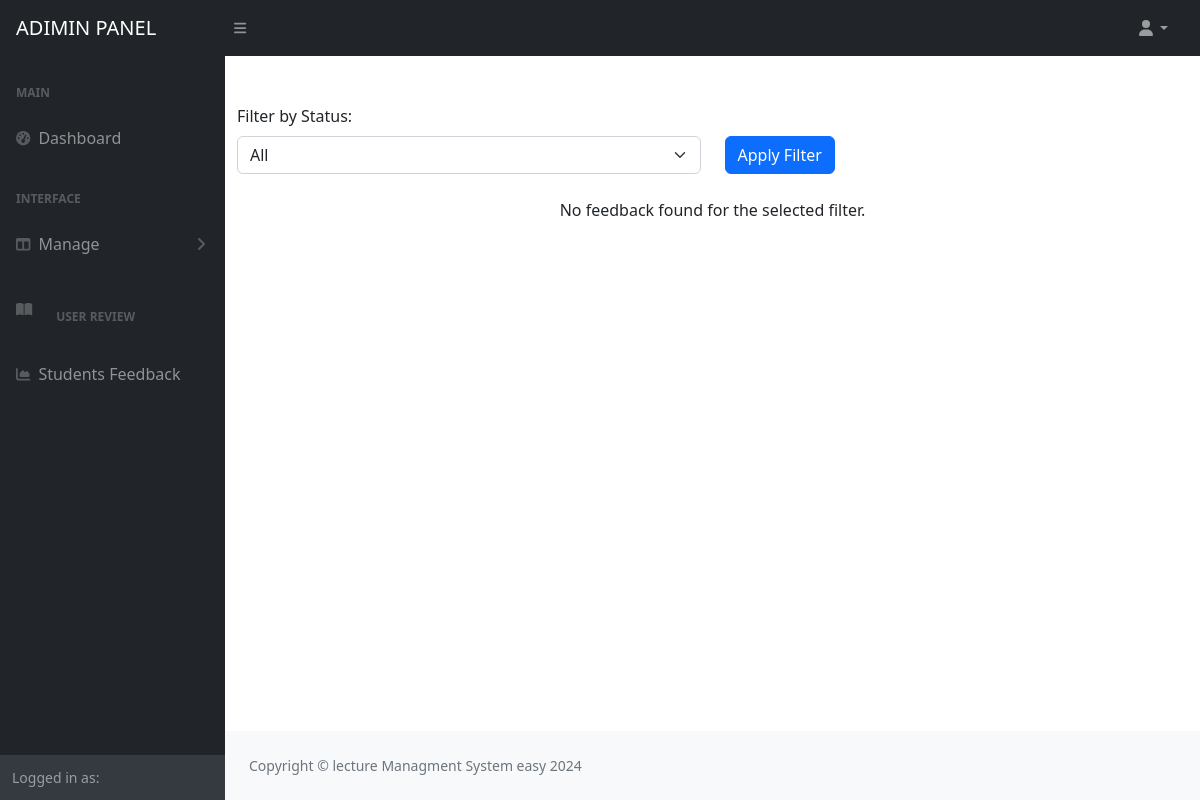
The page /learning-mangement-system/pages/admin/student_feedback.php on the database as committed earlier.
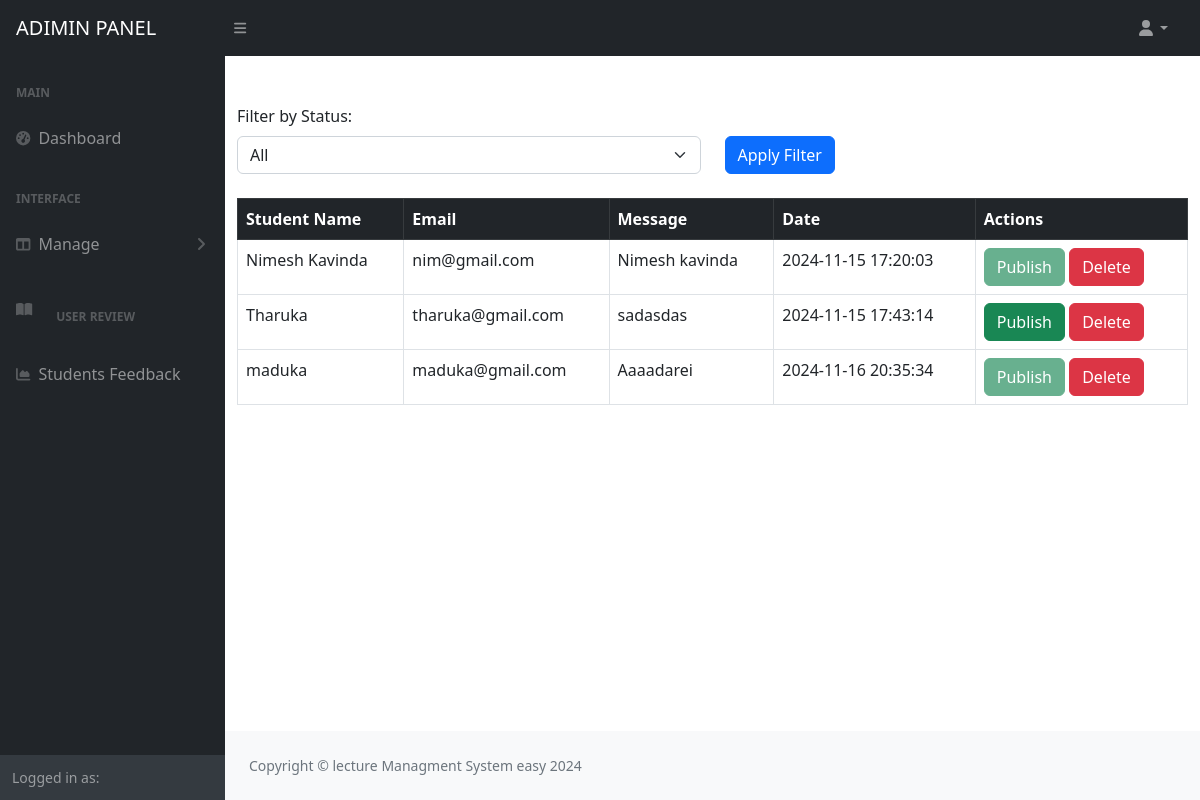
The same page on the database as committed later.
### tables this page shows
CREATE TABLE `feedback` (
  `f_id` int NOT NULL AUTO_INCREMENT,
  `f_name` varchar(255) NOT NULL,
  `f_email` varchar(255) NOT NULL,
  `comment` varchar(255) NOT NULL,
  `create_date` timestamp NULL DEFAULT CURRENT_TIMESTAMP,
  `status` int NOT NULL DEFAULT '0',
  PRIMARY KEY (`f_id`),
  UNIQUE KEY `f_email` (`f_email`)
);

### learning-mangement-system/pages/admin/student_feedback.php (the view, shortened to what the changed rows need)
<?php
include_once "../../inc/db_connect.php";
?>
<!DOCTYPE html>
<html lang="en">
<head>
    <link href="css/styles.css" rel="stylesheet" />
</head>
<body>
    <div id="layoutSidenav">
        <div id="layoutSidenav_content">
            <main>
                <div class="container mt-5">
                    <form method="POST" action="" class="mb-4">
                        <div class="row">
                        </div>
                    </form>
                    <?php
                    $query = "SELECT f_id, f_name AS `Student Name`, f_email AS `Email`, comment AS `Message`, create_date AS `Date`, status FROM feedback";
                    $result = $conn->query($query);
                    if ($result->num_rows > 0) {
                    ?>
                        <table class="table table-bordered">
                            <thead class="table-dark">
                                <tr>
                                    <th>Student Name</th>
                                    <th>Email</th>
                                    <th>Message</th>
                                    <th>Date</th>
                                    <th>Actions</th>
                                </tr>
                            </thead>
                            <tbody>
                                <?php
                                while ($row = $result->fetch_assoc()) {
                                ?>
                                    <tr>
                                        <td><?php echo htmlspecialchars($row['Student Name']); ?></td>
                                        <td><?php echo htmlspecialchars($row['Email']); ?></td>
                                        <td><?php echo htmlspecialchars($row['Message']); ?></td>
                                        <td><?php echo htmlspecialchars($row['Date']); ?></td>
                                        <td>
                                            <form method="POST" action="">
                                                <button
                                                    type="submit"
                                                    name="publish"
                                                    class="btn btn-success <?php echo $row['status'] == 1 ? 'disabled' : ''; ?> "
                                                    <?php echo $row['status'] == 1 ? 'disabled' : ''; ?>>
                                                    Publish
                                                </button>
                                                <button
                                                    type="submit"
                                                    name="delete"
                                                    class="btn btn-danger">
                                                    Delete
                                                </button>
                                            </form>
                                        </td>
                                    </tr>
                                <?php
                                }
                                ?>
                            </tbody>
                        </table>
                    <?php
                    } else {
                        echo "<p class='text-center'>No feedback found for the selected filter.</p>";
                    }
                    ?>
                </div>
            </main>
        </div>
    </div>
</body>
</html>

Rows that differ between the two databases and show on the page:
added feedback: f_name "Nimesh Kavinda", f_email "nim@gmail.com", comment "Nimesh kavinda", create_date "2024-11-15 17:20:03"
added feedback: f_name "Tharuka", f_email "tharuka@gmail.com", comment "sadasdas", create_date "2024-11-15 17:43:14", status 0 (drawn)
added feedback: f_name "maduka", f_email "maduka@gmail.com", comment "Aaaadarei", create_date "2024-11-16 20:35:34"
Other text that changed with them:
text no longer shown: "No feedback found for the selected filter."
text now shown: "Student Name Email Message Date Actions"
